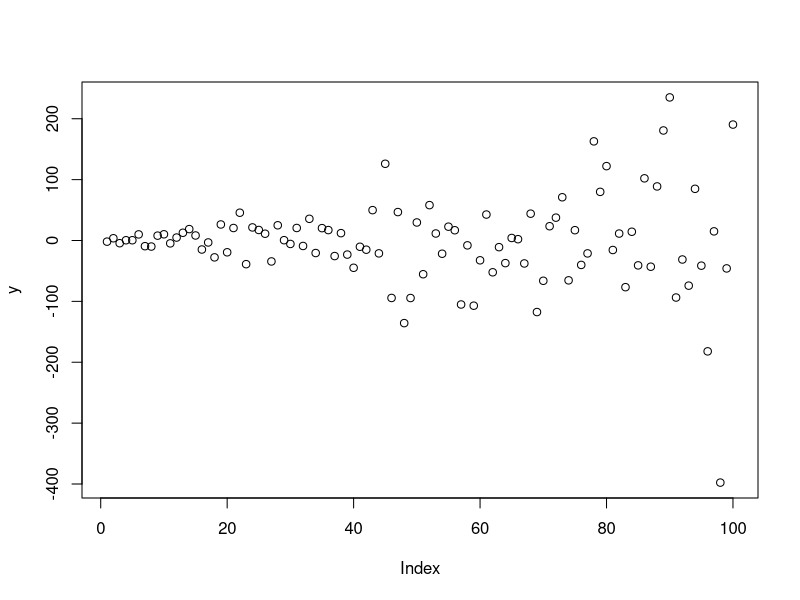

R code for this plot:
## ---- chunk 1
y <- rnorm(100, mean=0, sd = 1:100)
plot(y)
